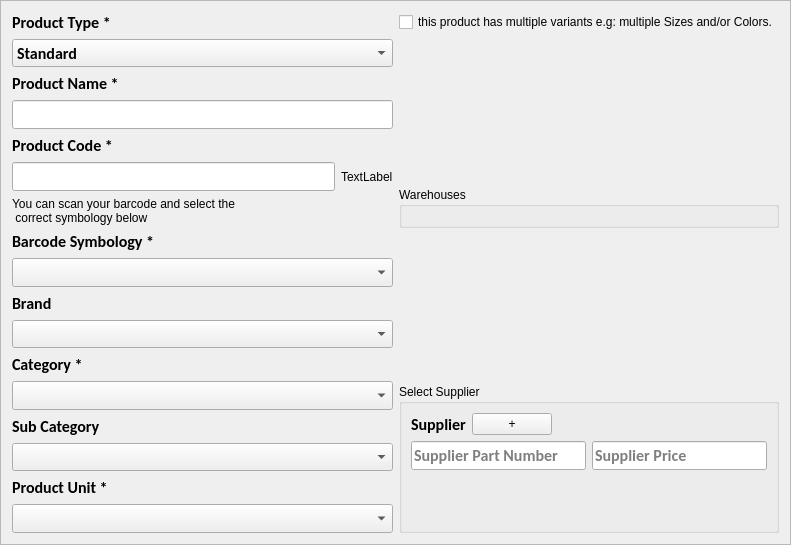
<?xml version="1.0" encoding="UTF-8"?>
<ui version="4.0">
 <class>F_AddProducts</class>
 <widget class="QFrame" name="F_AddProducts">
  <property name="geometry">
   <rect>
    <x>0</x>
    <y>0</y>
    <width>791</width>
    <height>545</height>
   </rect>
  </property>
  <property name="windowTitle">
   <string>Frame</string>
  </property>
  <property name="frameShape">
   <enum>QFrame::StyledPanel</enum>
  </property>
  <property name="frameShadow">
   <enum>QFrame::Raised</enum>
  </property>
  <layout class="QHBoxLayout" name="horizontalLayout_3">
   <item>
    <layout class="QVBoxLayout" name="layoutLeftSide">
     <item>
      <widget class="QLabel" name="L_ProductsType">
       <property name="minimumSize">
        <size>
         <width>200</width>
         <height>0</height>
        </size>
       </property>
       <property name="font">
        <font>
         <family>Calibri</family>
         <pointsize>12</pointsize>
         <weight>75</weight>
         <bold>true</bold>
        </font>
       </property>
       <property name="text">
        <string>Product Type *</string>
       </property>
       <property name="scaledContents">
        <bool>true</bool>
       </property>
      </widget>
     </item>
     <item>
      <widget class="QComboBox" name="Cb_ProductType">
       <property name="minimumSize">
        <size>
         <width>0</width>
         <height>25</height>
        </size>
       </property>
       <property name="maximumSize">
        <size>
         <width>16777215</width>
         <height>30</height>
        </size>
       </property>
       <property name="font">
        <font>
         <family>Calibri</family>
         <pointsize>12</pointsize>
         <weight>75</weight>
         <bold>true</bold>
        </font>
       </property>
       <property name="cursor">
        <cursorShape>PointingHandCursor</cursorShape>
       </property>
       <item>
        <property name="text">
         <string>Standard</string>
        </property>
       </item>
       <item>
        <property name="text">
         <string>Speciale</string>
        </property>
       </item>
       <item>
        <property name="text">
         <string>Cummon</string>
        </property>
       </item>
      </widget>
     </item>
     <item>
      <widget class="QLabel" name="L_ProductName">
       <property name="font">
        <font>
         <family>Calibri</family>
         <pointsize>12</pointsize>
         <weight>75</weight>
         <bold>true</bold>
        </font>
       </property>
       <property name="text">
        <string>Product Name *</string>
       </property>
       <property name="scaledContents">
        <bool>true</bool>
       </property>
      </widget>
     </item>
     <item>
      <widget class="QLineEdit" name="Le_ProductName">
       <property name="font">
        <font>
         <family>Calibri</family>
         <pointsize>12</pointsize>
         <weight>75</weight>
         <bold>true</bold>
        </font>
       </property>
      </widget>
     </item>
     <item>
      <widget class="QLabel" name="L_ProductCode">
       <property name="font">
        <font>
         <family>Calibri</family>
         <pointsize>12</pointsize>
         <weight>75</weight>
         <bold>true</bold>
        </font>
       </property>
       <property name="text">
        <string>Product Code *</string>
       </property>
       <property name="scaledContents">
        <bool>true</bool>
       </property>
      </widget>
     </item>
     <item>
      <layout class="QHBoxLayout" name="horizontalLayout">
       <item>
        <widget class="QLineEdit" name="Le_ProductCode">
         <property name="font">
          <font>
           <family>Calibri</family>
           <pointsize>12</pointsize>
           <weight>75</weight>
           <bold>true</bold>
          </font>
         </property>
        </widget>
       </item>
       <item>
        <widget class="QLabel" name="label_10">
         <property name="text">
          <string>TextLabel</string>
         </property>
        </widget>
       </item>
      </layout>
     </item>
     <item>
      <widget class="QLabel" name="L_info">
       <property name="text">
        <string>You can scan your barcode and select the
 correct symbology below</string>
       </property>
       <property name="scaledContents">
        <bool>true</bool>
       </property>
      </widget>
     </item>
     <item>
      <widget class="QLabel" name="L_barcodeSymbology">
       <property name="font">
        <font>
         <family>Calibri</family>
         <pointsize>12</pointsize>
         <weight>75</weight>
         <bold>true</bold>
        </font>
       </property>
       <property name="text">
        <string>Barcode Symbology *</string>
       </property>
       <property name="scaledContents">
        <bool>true</bool>
       </property>
      </widget>
     </item>
     <item>
      <widget class="QComboBox" name="Cb_BarcodeSym">
       <property name="minimumSize">
        <size>
         <width>0</width>
         <height>25</height>
        </size>
       </property>
       <property name="maximumSize">
        <size>
         <width>16777215</width>
         <height>16777215</height>
        </size>
       </property>
       <property name="font">
        <font>
         <family>Calibri</family>
         <pointsize>12</pointsize>
         <weight>75</weight>
         <bold>true</bold>
        </font>
       </property>
       <property name="cursor">
        <cursorShape>PointingHandCursor</cursorShape>
       </property>
      </widget>
     </item>
     <item>
      <widget class="QLabel" name="L_Band">
       <property name="font">
        <font>
         <family>Calibri</family>
         <pointsize>12</pointsize>
         <weight>75</weight>
         <bold>true</bold>
        </font>
       </property>
       <property name="text">
        <string>Brand</string>
       </property>
       <property name="scaledContents">
        <bool>true</bool>
       </property>
      </widget>
     </item>
     <item>
      <widget class="QComboBox" name="Cb_Brand">
       <property name="minimumSize">
        <size>
         <width>0</width>
         <height>25</height>
        </size>
       </property>
       <property name="maximumSize">
        <size>
         <width>16777215</width>
         <height>16777215</height>
        </size>
       </property>
       <property name="font">
        <font>
         <family>Calibri</family>
         <pointsize>12</pointsize>
         <weight>75</weight>
         <bold>true</bold>
        </font>
       </property>
       <property name="cursor">
        <cursorShape>PointingHandCursor</cursorShape>
       </property>
      </widget>
     </item>
     <item>
      <widget class="QLabel" name="L_Category">
       <property name="font">
        <font>
         <family>Calibri</family>
         <pointsize>12</pointsize>
         <weight>75</weight>
         <bold>true</bold>
        </font>
       </property>
       <property name="text">
        <string>Category *</string>
       </property>
       <property name="scaledContents">
        <bool>true</bool>
       </property>
      </widget>
     </item>
     <item>
      <widget class="QComboBox" name="Cb_Category">
       <property name="minimumSize">
        <size>
         <width>0</width>
         <height>25</height>
        </size>
       </property>
       <property name="maximumSize">
        <size>
         <width>16777215</width>
         <height>16777215</height>
        </size>
       </property>
       <property name="font">
        <font>
         <family>Calibri</family>
         <pointsize>12</pointsize>
         <weight>75</weight>
         <bold>true</bold>
        </font>
       </property>
       <property name="cursor">
        <cursorShape>PointingHandCursor</cursorShape>
       </property>
      </widget>
     </item>
     <item>
      <widget class="QLabel" name="L_SubCategory">
       <property name="font">
        <font>
         <family>Calibri</family>
         <pointsize>12</pointsize>
         <weight>75</weight>
         <bold>true</bold>
        </font>
       </property>
       <property name="text">
        <string>Sub Category</string>
       </property>
       <property name="scaledContents">
        <bool>true</bool>
       </property>
      </widget>
     </item>
     <item>
      <widget class="QComboBox" name="Cb_SubCategory">
       <property name="minimumSize">
        <size>
         <width>0</width>
         <height>25</height>
        </size>
       </property>
       <property name="maximumSize">
        <size>
         <width>16777215</width>
         <height>16777215</height>
        </size>
       </property>
       <property name="font">
        <font>
         <family>Calibri</family>
         <pointsize>12</pointsize>
         <weight>75</weight>
         <bold>true</bold>
        </font>
       </property>
       <property name="cursor">
        <cursorShape>PointingHandCursor</cursorShape>
       </property>
      </widget>
     </item>
     <item>
      <widget class="QLabel" name="L_ProductUnit">
       <property name="font">
        <font>
         <family>Calibri</family>
         <pointsize>12</pointsize>
         <weight>75</weight>
         <bold>true</bold>
        </font>
       </property>
       <property name="text">
        <string>Product Unit *</string>
       </property>
       <property name="scaledContents">
        <bool>true</bool>
       </property>
      </widget>
     </item>
     <item>
      <widget class="QComboBox" name="Cb_ProductUnit">
       <property name="minimumSize">
        <size>
         <width>0</width>
         <height>25</height>
        </size>
       </property>
       <property name="maximumSize">
        <size>
         <width>16777215</width>
         <height>16777215</height>
        </size>
       </property>
       <property name="font">
        <font>
         <family>Calibri</family>
         <pointsize>12</pointsize>
         <weight>75</weight>
         <bold>true</bold>
        </font>
       </property>
       <property name="cursor">
        <cursorShape>PointingHandCursor</cursorShape>
       </property>
      </widget>
     </item>
    </layout>
   </item>
   <item>
    <layout class="QVBoxLayout" name="layoutRightSide">
     <item>
      <widget class="QCheckBox" name="Ckb_IsVariant">
       <property name="sizePolicy">
        <sizepolicy hsizetype="Preferred" vsizetype="Preferred">
         <horstretch>0</horstretch>
         <verstretch>0</verstretch>
        </sizepolicy>
       </property>
       <property name="text">
        <string>this product has multiple variants e.g: multiple Sizes and/or Colors.</string>
       </property>
      </widget>
     </item>
     <item>
      <spacer name="verticalSpacer">
       <property name="orientation">
        <enum>Qt::Vertical</enum>
       </property>
       <property name="sizeHint" stdset="0">
        <size>
         <width>20</width>
         <height>40</height>
        </size>
       </property>
      </spacer>
     </item>
     <item>
      <widget class="QGroupBox" name="Gb_Warehouses">
       <property name="minimumSize">
        <size>
         <width>250</width>
         <height>0</height>
        </size>
       </property>
       <property name="title">
        <string>Warehouses</string>
       </property>
       <layout class="QHBoxLayout" name="horizontalLayout_4"/>
      </widget>
     </item>
     <item>
      <spacer name="verticalSpacer_3">
       <property name="orientation">
        <enum>Qt::Vertical</enum>
       </property>
       <property name="sizeHint" stdset="0">
        <size>
         <width>20</width>
         <height>40</height>
        </size>
       </property>
      </spacer>
     </item>
     <item>
      <widget class="QGroupBox" name="Gb_SelectSupplier">
       <property name="title">
        <string>Select Supplier</string>
       </property>
       <layout class="QVBoxLayout" name="verticalLayout">
        <item>
         <layout class="QHBoxLayout" name="horizontalLayout_2">
          <item>
           <widget class="QLabel" name="L_Supplier">
            <property name="font">
             <font>
              <family>Calibri</family>
              <pointsize>12</pointsize>
              <weight>75</weight>
              <bold>true</bold>
             </font>
            </property>
            <property name="text">
             <string>Supplier</string>
            </property>
           </widget>
          </item>
          <item>
           <widget class="QPushButton" name="Bt_AddSupplier">
            <property name="cursor">
             <cursorShape>PointingHandCursor</cursorShape>
            </property>
            <property name="text">
             <string>+</string>
            </property>
           </widget>
          </item>
          <item>
           <spacer name="horizontalSpacer">
            <property name="orientation">
             <enum>Qt::Horizontal</enum>
            </property>
            <property name="sizeHint" stdset="0">
             <size>
              <width>40</width>
              <height>20</height>
             </size>
            </property>
           </spacer>
          </item>
         </layout>
        </item>
        <item>
         <layout class="QHBoxLayout" name="horizontalLayout_5">
          <item>
           <widget class="QLineEdit" name="Le_SupplierPartNum">
            <property name="minimumSize">
             <size>
              <width>0</width>
              <height>25</height>
             </size>
            </property>
            <property name="font">
             <font>
              <family>Calibri</family>
              <pointsize>12</pointsize>
              <weight>75</weight>
              <bold>true</bold>
             </font>
            </property>
            <property name="cursor">
             <cursorShape>PointingHandCursor</cursorShape>
            </property>
            <property name="placeholderText">
             <string>Supplier Part Number</string>
            </property>
           </widget>
          </item>
          <item>
           <widget class="QLineEdit" name="Le_SupplierPrice">
            <property name="minimumSize">
             <size>
              <width>0</width>
              <height>25</height>
             </size>
            </property>
            <property name="font">
             <font>
              <family>Calibri</family>
              <pointsize>12</pointsize>
              <weight>75</weight>
              <bold>true</bold>
             </font>
            </property>
            <property name="cursor">
             <cursorShape>PointingHandCursor</cursorShape>
            </property>
            <property name="placeholderText">
             <string>Supplier Price</string>
            </property>
           </widget>
          </item>
         </layout>
        </item>
        <item>
         <spacer name="verticalSpacer_2">
          <property name="orientation">
           <enum>Qt::Vertical</enum>
          </property>
          <property name="sizeHint" stdset="0">
           <size>
            <width>20</width>
            <height>40</height>
           </size>
          </property>
         </spacer>
        </item>
       </layout>
      </widget>
     </item>
    </layout>
   </item>
  </layout>
 </widget>
 <resources/>
 <connections/>
</ui>
